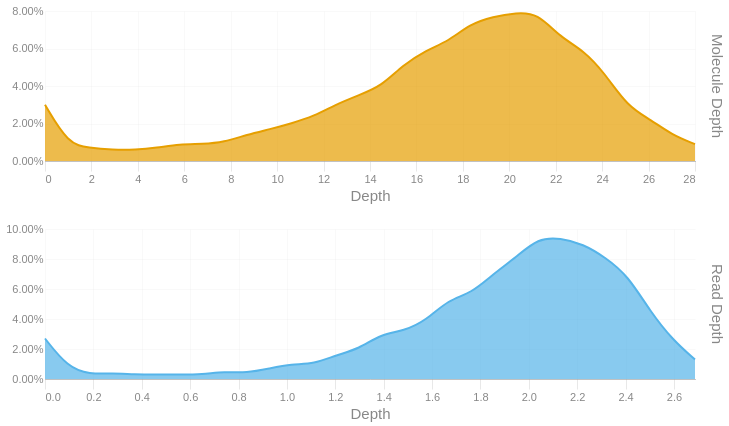

Notebook cell for this chart:
### Code cell
readdep = depth_hist(tb['Read Depth'], q99, 3)
readdep = readdep.with_columns(pl.lit('Read Depth').alias('Metric'))
if not SKIPLR:
    moldep = depth_hist(tb['Molecule Depth'], mol_q99, 1)
    moldep = moldep.with_columns(pl.lit('Molecule Depth').alias('Metric'))
    _hist = pl.concat([readdep, moldep])
    _hist = _hist.filter(pl.col('Proportion') != 0)
    with SafeRender(_hist):
        (
            alt.Chart(_hist)        
            .mark_area(interpolate = "basis")
            .encode(
                x=alt.X('Bin:Q').scale(domainMin=0).axis(alt.Axis(title='Depth')),
                y = alt.Y('Proportion:Q', title = None).axis(format = '.2%'),
                color = alt.Color('Metric:N').legend(None),
                row = alt.Row("Metric:N").header(title = None, labelOrient = 'right'),
                tooltip = [
                    alt.Tooltip("Metric:N", title = "Metric"),
                    alt.Tooltip('Interval:N', title = "Depth Interval"),
                    alt.Tooltip('Proportion:Q', title = "% Alignments").format('.2%')
                ]
            )
            .resolve_scale(x='independent', y='independent')
            .properties(
                height = 150, width = 650,
                usermeta={'embedOptions': {'downloadFileName': f'{samplename}.depth.hist'}}
            )
        ).display()
else:
    readdep = readdep.filter(pl.col('Proportion') != 0)
    with SafeRender(readdep):
        (
            alt.Chart(readdep)        
            .mark_area(interpolate = "basis")
            .encode(
                x=alt.X('Bin:Q').scale(domainMin=0).axis(alt.Axis(title='Depth')),
                y = alt.Y('Proportion:Q', title = None).axis(format = '.2%'),
                tooltip = [
                    alt.Tooltip('Interval:N', title = "Depth Interval"),
                    alt.Tooltip('Proportion:Q', title = "% Alignments").format('.2%')
                ]
            )
            .properties(
                usermeta={'embedOptions': {'downloadFileName': f'{samplename}.depth.hist'}}
            )
        ).display()

### Figure 1 — Vega-Lite specification as saved in the notebook (floating-point values rounded to 4 significant figures)
{"width": 650, "height": 150, "config": {"title": {"anchor": "start", "dy": -15, "fontSize": 18, "color": "#888888", "subtitleColor": "#888888", "subtitleFontSize": 14}, "arc": {"fill": "#0072B2"}, "axis": {"domainColor": "#888888", "domainWidth": 0.5, "gridWidth": 0.2, "grid": false, "titleFontWeight": 400, "titleFontSize": 15, "labelFontSize": 11, "labelColor": "#888888", "tickColor": "#888888", "tickWidth": 0.2, "titleColor": "#888888"}, "axisBand": {"grid": false}, "axisX": {"grid": true, "tickSize": 10, "domainCap": "round"}, "axisY": {"domain": false, "grid": true, "tickSize": 0, "domainCap": "round"}, "background": "transparent", "header": {"labelFontSize": 15, "labelColor": "#888888", "titleFontSize": 15, "titleFontWeight": 600, "titleColor": "#888888"}, "legend": {"labelFont": "sans-serif", "labelFontSize": 12, "labelColor": "#888888", "symbolSize": 100, "symbolType": "circle", "titleFontSize": 12, "titlePadding": 10, "titleColor": "#888888", "title": null}, "range": {"category": ["#E69F00", "#56B4E9", "#009E73", "#F0E442", "#0072B2", "#D55E00", "#CC79A7", "#000000"], "diverging": ["#cfe8f3", "#a2d4ec", "#73bfe2", "#46abdb", "#1696d2", "#12719e"]}, "area": {"fill": "#0072B2", "fillOpacity": 0.7, "line": true, "strokeOpacity": 0.7}, "line": {"color": "#0072B2", "stroke": "#0072B2", "strokeWidth": 2}, "trail": {"color": "#0072B2", "stroke": "#0072B2", "strokeWidth": 0, "size": 1}, "point": {"filled": true, "fillOpacity": 1.0, "size": 95}, "text": {"color": "#888888", "fontSize": 11, "align": "right", "fontWeight": 400, "size": 11}, "bar": {"fill": "#0072B2", "stroke": null}, "view": {"stroke": null, "continuousWidth": 660, "continuousHeight": 400}}, "data": {"name": "data-a066fcfcfab7ab0dbc93799282c4e5c6"}, "mark": {"type": "area", "interpolate": "basis"}, "encoding": {"color": {"field": "Metric", "legend": null, "type": "nominal"}, "row": {"field": "Metric", "header": {"title": null, "labelOrient": "right"}, "type": "nominal"}, "tooltip": [{"field": "Metric", "title": "Metric", "type": "nominal"}, {"field": "Interval", "title": "Depth Interval", "type": "nominal"}, {"field": "Proportion", "format": ".2%", "title": "% Alignments", "type": "quantitative"}], "x": {"axis": {"title": "Depth"}, "field": "Bin", "scale": {"domainMin": 0}, "type": "quantitative"}, "y": {"axis": {"format": ".2%"}, "field": "Proportion", "title": null, "type": "quantitative"}}, "resolve": {"scale": {"x": "independent", "y": "independent"}}, "usermeta": {"embedOptions": {"downloadFileName": "S5_Hudson_1189.depth.hist"}}, "$schema": "https://vega.github.io/schema/vega-lite/v6.1.0.json", "datasets": {"data-a066fcfcfab7ab0dbc93799282c4e5c6": [{"Bin": 0.0, "Interval": "0.0-0.093", "Proportion": 0.027, "Metric": "Read Depth"}, {"Bin": 0.093, "Interval": "0.093-0.185", "Proportion": 0.008, "Metric": "Read Depth"}, {"Bin": 0.185, "Interval": "0.185-0.278", "Proportion": 0.003, "Metric": "Read Depth"}, {"Bin": 0.278, "Interval": "0.278-0.371", "Proportion": 0.004, "Metric": "Read Depth"}, {"Bin": 0.371, "Interval": "0.371-0.463", "Proportion": 0.003, "Metric": "Read Depth"}, {"Bin": 0.463, "Interval": "0.463-0.556", "Proportion": 0.003, "Metric": "Read Depth"}, {"Bin": 0.556, "Interval": "0.556-0.649", "Proportion": 0.003, "Metric": "Read Depth"}, {"Bin": 0.649, "Interval": "0.649-0.741", "Proportion": 0.003, "Metric": "Read Depth"}, {"Bin": 0.741, "Interval": "0.741-0.834", "Proportion": 0.005, "Metric": "Read Depth"}, {"Bin": 0.834, "Interval": "0.834-0.927", "Proportion": 0.004, "Metric": "Read Depth"}, {"Bin": 0.927, "Interval": "0.927-1.019", "Proportion": 0.007, "Metric": "Read Depth"}, {"Bin": 1.019, "Interval": "1.019-1.112", "Proportion": 0.01, "Metric": "Read Depth"}, {"Bin": 1.112, "Interval": "1.112-1.205", "Proportion": 0.01, "Metric": "Read Depth"}, {"Bin": 1.205, "Interval": "1.205-1.297", "Proportion": 0.016, "Metric": "Read Depth"}, {"Bin": 1.297, "Interval": "1.297-1.39", "Proportion": 0.02, "Metric": "Read Depth"}, {"Bin": 1.39, "Interval": "1.39-1.483", "Proportion": 0.03, "Metric": "Read Depth"}, {"Bin": 1.483, "Interval": "1.483-1.575", "Proportion": 0.032, "Metric": "Read Depth"}, {"Bin": 1.575, "Interval": "1.575-1.668", "Proportion": 0.039, "Metric": "Read Depth"}, {"Bin": 1.668, "Interval": "1.668-1.761", "Proportion": 0.053, "Metric": "Read Depth"}, {"Bin": 1.761, "Interval": "1.761-1.853", "Proportion": 0.057, "Metric": "Read Depth"}, {"Bin": 1.853, "Interval": "1.853-1.946", "Proportion": 0.07, "Metric": "Read Depth"}, {"Bin": 1.946, "Interval": "1.946-2.039", "Proportion": 0.081, "Metric": "Read Depth"}, {"Bin": 2.039, "Interval": "2.039-2.131", "Proportion": 0.094, "Metric": "Read Depth"}, {"Bin": 2.131, "Interval": "2.131-2.224", "Proportion": 0.094, "Metric": "Read Depth"}, {"Bin": 2.224, "Interval": "2.224-2.317", "Proportion": 0.09, "Metric": "Read Depth"}, {"Bin": 2.317, "Interval": "2.317-2.409", "Proportion": 0.081, "Metric": "Read Depth"}, {"Bin": 2.409, "Interval": "2.409-2.502", "Proportion": 0.069, "Metric": "Read Depth"}, {"Bin": 2.502, "Interval": "2.502-2.595", "Proportion": 0.045, "Metric": "Read Depth"}, {"Bin": 2.595, "Interval": "2.595-2.687", "Proportion": 0.026, "Metric": "Read Depth"}, {"Bin": 2.687, "Interval": "2.687-2.78", "Proportion": 0.013, "Metric": "Read Depth"}, {"Bin": 0.0, "Interval": "0.0-1.0", "Proportion": 0.03, "Metric": "Molecule Depth"}, {"Bin": 1.0, "Interval": "1.0-1.9", "Proportion": 0.009, "Metric": "Molecule Depth"}, {"Bin": 1.9, "Interval": "1.9-2.9", "Proportion": 0.007, "Metric": "Molecule Depth"}, {"Bin": 2.9, "Interval": "2.9-3.9", "Proportion": 0.006, "Metric": "Molecule Depth"}, {"Bin": 3.9, "Interval": "3.9-4.8", "Proportion": 0.006, "Metric": "Molecule Depth"}, {"Bin": 4.8, "Interval": "4.8-5.8", "Proportion": 0.007, "Metric": "Molecule Depth"}, {"Bin": 5.8, "Interval": "5.8-6.8", "Proportion": 0.009, "Metric": "Molecule Depth"}, {"Bin": 6.8, "Interval": "6.8-7.7", "Proportion": 0.009, "Metric": "Molecule Depth"}, {"Bin": 7.7, "Interval": "7.7-8.7", "Proportion": 0.01, "Metric": "Molecule Depth"}, {"Bin": 8.7, "Interval": "8.7-9.7", "Proportion": 0.014, "Metric": "Molecule Depth"}, {"Bin": 9.7, "Interval": "9.7-10.6", "Proportion": 0.017, "Metric": "Molecule Depth"}, {"Bin": 10.6, "Interval": "10.6-11.6", "Proportion": 0.02, "Metric": "Molecule Depth"}, {"Bin": 11.6, "Interval": "11.6-12.5", "Proportion": 0.024, "Metric": "Molecule Depth"}, {"Bin": 12.5, "Interval": "12.5-13.5", "Proportion": 0.03, "Metric": "Molecule Depth"}, {"Bin": 13.5, "Interval": "13.5-14.5", "Proportion": 0.035, "Metric": "Molecule Depth"}, {"Bin": 14.5, "Interval": "14.5-15.4", "Proportion": 0.04, "Metric": "Molecule Depth"}, {"Bin": 15.4, "Interval": "15.4-16.4", "Proportion": 0.051, "Metric": "Molecule Depth"}, {"Bin": 16.4, "Interval": "16.4-17.4", "Proportion": 0.059, "Metric": "Molecule Depth"}, {"Bin": 17.4, "Interval": "17.4-18.3", "Proportion": 0.064, "Metric": "Molecule Depth"}, {"Bin": 18.3, "Interval": "18.3-19.3", "Proportion": 0.073, "Metric": "Molecule Depth"}, {"Bin": 19.3, "Interval": "19.3-20.3", "Proportion": 0.077, "Metric": "Molecule Depth"}, {"Bin": 20.3, "Interval": "20.3-21.2", "Proportion": 0.079, "Metric": "Molecule Depth"}, {"Bin": 21.2, "Interval": "21.2-22.2", "Proportion": 0.079, "Metric": "Molecule Depth"}, {"Bin": 22.2, "Interval": "22.2-23.2", "Proportion": 0.066, "Metric": "Molecule Depth"}, {"Bin": 23.2, "Interval": "23.2-24.1", "Proportion": 0.059, "Metric": "Molecule Depth"}, {"Bin": 24.1, "Interval": "24.1-25.1", "Proportion": 0.047, "Metric": "Molecule Depth"}, {"Bin": 25.1, "Interval": "25.1-26.1", "Proportion": 0.029, "Metric": "Molecule Depth"}, {"Bin": 26.1, "Interval": "26.1-27.0", "Proportion": 0.022, "Metric": "Molecule Depth"}, {"Bin": 27.0, "Interval": "27.0-28.0", "Proportion": 0.014, "Metric": "Molecule Depth"}, {"Bin": 28.0, "Interval": "28.0-28.96", "Proportion": 0.009, "Metric": "Molecule Depth"}]}}
